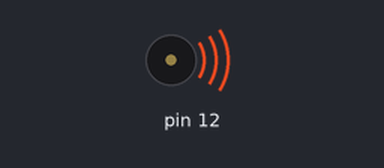
A sketch run on a simulated Arduino Uno, built with avr-gcc and run on an emulated ATmega328P. Shown: buzzer (waves = sounding).

Above: at 0.1 s.
Timing chart, 0 to 1.6 s (numbered marks = the images above):
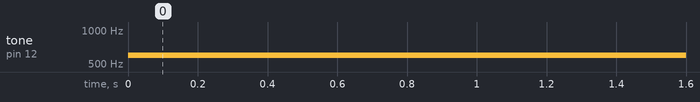

Measured:
- by itself, tone on pin 12: silent → 600 Hz at 0.00 s

The sketch:

tone_test.ino
```cpp
void setup(){

}

void loop(){
   tone(12, 600, 500);
  delay(200);
}
```
